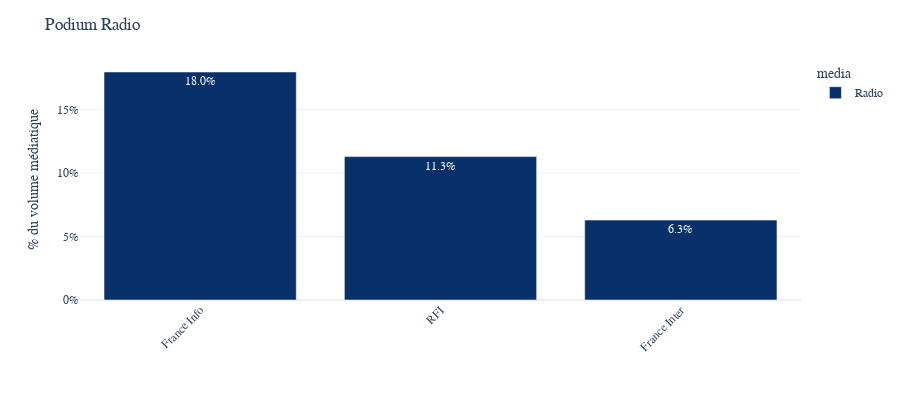

Notebook source saved alongside this figure:
### Code cell
# Multiplier for one channel = n_mentions * 2 min / (60 minutes * 18h * n_days)
multiplier = 2 / (1 * 60 * 18 * 1)

fig = show_mentions_by_channel(data,list_of_channels=top_channels_radio,n = 3,
                               method = multiplier,height = 400,text_auto = ".1%")

fig.update_layout(yaxis_tickformat='0%',
                  title = "Podium Radio",
                  font_family="Poppins",yaxis_title="% du volume médiatique",xaxis_title = "")
fig.update_traces(marker_color=COLOR_RADIO)
fig

### Figure 1 — Plotly figure (JSON) as saved in the notebook; plotly's stock layout.template omitted (floating-point values rounded to 4 significant figures)
{"data": [{"alignmentgroup": "True", "hovertemplate": "media=Radio<br>channel_name=%{x}<br>count=%{y}<extra></extra>", "legendgroup": "Radio", "marker": {"color": "#08306b", "pattern": {"shape": ""}}, "name": "Radio", "offsetgroup": "Radio", "orientation": "v", "showlegend": true, "textposition": "auto", "texttemplate": "%{y:.1%}", "x": ["France Info", "RFI", "France Inter"], "xaxis": "x", "y": [0.1796, 0.113, 0.06296], "yaxis": "y", "type": "bar"}], "layout": {"xaxis": {"anchor": "y", "domain": [0, 1], "title": {"text": ""}, "categoryorder": "array", "categoryarray": ["France Info", "RFI", "France Inter"], "tickangle": -45}, "yaxis": {"anchor": "x", "domain": [0, 1], "title": {"text": "% du volume médiatique"}, "tickformat": "0%"}, "legend": {"title": {"text": "media"}, "tracegroupgap": 0}, "margin": {"t": 60, "b": 100}, "barmode": "relative", "height": 400, "font": {"family": "Poppins"}, "title": {"text": "Podium Radio"}}}
